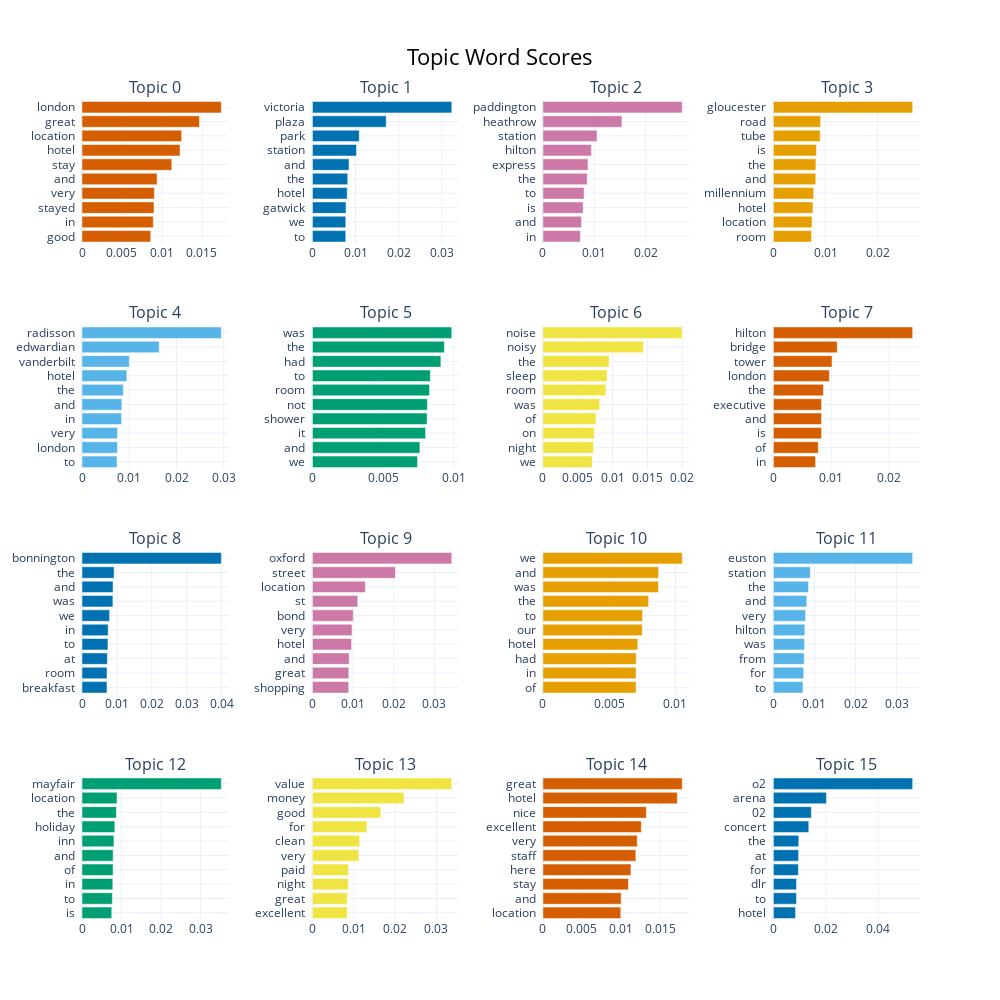

The notebook cell this image was saved under:
### Code cell
topic_model.visualize_barchart(top_n_topics = 16, n_words = 10)

### Figure 1 — Plotly figure (JSON) as saved in the notebook; plotly's stock layout.template omitted (floating-point values rounded to 4 significant figures)
{"data": [{"marker": {"color": "#D55E00"}, "orientation": "h", "type": "bar", "x": [0.00859, 0.008919, 0.009006, 0.009055, 0.009392, 0.01123, 0.01226, 0.01246, 0.01469, 0.01742], "xaxis": "x", "y": ["good  ", "in  ", "stayed  ", "very  ", "and  ", "stay  ", "hotel  ", "location  ", "great  ", "london  "], "yaxis": "y"}, {"marker": {"color": "#0072B2"}, "orientation": "h", "type": "bar", "x": [0.00773, 0.00774, 0.007792, 0.008058, 0.008188, 0.008486, 0.01023, 0.01087, 0.01713, 0.03235], "xaxis": "x2", "y": ["to  ", "we  ", "gatwick  ", "hotel  ", "the  ", "and  ", "station  ", "park  ", "plaza  ", "victoria  "], "yaxis": "y2"}, {"marker": {"color": "#CC79A7"}, "orientation": "h", "type": "bar", "x": [0.007289, 0.007519, 0.007827, 0.008005, 0.008617, 0.008777, 0.009438, 0.01054, 0.01539, 0.02711], "xaxis": "x3", "y": ["in  ", "and  ", "is  ", "to  ", "the  ", "express  ", "hilton  ", "station  ", "heathrow  ", "paddington  "], "yaxis": "y3"}, {"marker": {"color": "#E69F00"}, "orientation": "h", "type": "bar", "x": [0.007304, 0.007412, 0.007588, 0.007734, 0.008138, 0.008157, 0.008263, 0.008986, 0.009068, 0.02671], "xaxis": "x4", "y": ["room  ", "location  ", "hotel  ", "millennium  ", "and  ", "the  ", "is  ", "tube  ", "road  ", "gloucester  "], "yaxis": "y4"}, {"marker": {"color": "#56B4E9"}, "orientation": "h", "type": "bar", "x": [0.0074, 0.007496, 0.0075, 0.008373, 0.008428, 0.008745, 0.009483, 0.009997, 0.01634, 0.02948], "xaxis": "x5", "y": ["to  ", "london  ", "very  ", "in  ", "and  ", "the  ", "hotel  ", "vanderbilt  ", "edwardian  ", "radisson  "], "yaxis": "y5"}, {"marker": {"color": "#009E73"}, "orientation": "h", "type": "bar", "x": [0.007423, 0.007592, 0.007992, 0.0081, 0.008121, 0.00827, 0.008331, 0.009074, 0.009323, 0.009844], "xaxis": "x6", "y": ["we  ", "and  ", "it  ", "shower  ", "not  ", "room  ", "to  ", "had  ", "the  ", "was  "], "yaxis": "y6"}, {"marker": {"color": "#F0E442"}, "orientation": "h", "type": "bar", "x": [0.007078, 0.007276, 0.007396, 0.007639, 0.008142, 0.009047, 0.009201, 0.009506, 0.01442, 0.01999], "xaxis": "x7", "y": ["we  ", "night  ", "on  ", "of  ", "was  ", "room  ", "sleep  ", "the  ", "noisy  ", "noise  "], "yaxis": "y7"}, {"marker": {"color": "#D55E00"}, "orientation": "h", "type": "bar", "x": [0.007295, 0.007769, 0.008328, 0.008333, 0.008336, 0.008651, 0.009682, 0.01015, 0.01105, 0.02409], "xaxis": "x8", "y": ["in  ", "of  ", "is  ", "and  ", "executive  ", "the  ", "london  ", "tower  ", "bridge  ", "hilton  "], "yaxis": "y8"}, {"marker": {"color": "#0072B2"}, "orientation": "h", "type": "bar", "x": [0.007161, 0.007166, 0.00727, 0.007437, 0.0075, 0.007912, 0.008863, 0.008906, 0.009211, 0.03993], "xaxis": "x9", "y": ["breakfast  ", "room  ", "at  ", "to  ", "in  ", "we  ", "was  ", "and  ", "the  ", "bonnington  "], "yaxis": "y9"}, {"marker": {"color": "#CC79A7"}, "orientation": "h", "type": "bar", "x": [0.008918, 0.00895, 0.009045, 0.00962, 0.009742, 0.01004, 0.01115, 0.01303, 0.02042, 0.03428], "xaxis": "x10", "y": ["shopping  ", "great  ", "and  ", "hotel  ", "very  ", "bond  ", "st  ", "location  ", "street  ", "oxford  "], "yaxis": "y10"}, {"marker": {"color": "#E69F00"}, "orientation": "h", "type": "bar", "x": [0.007025, 0.007026, 0.007038, 0.007159, 0.007493, 0.007516, 0.007973, 0.008714, 0.008727, 0.01051], "xaxis": "x11", "y": ["of  ", "in  ", "had  ", "hotel  ", "our  ", "to  ", "the  ", "was  ", "and  ", "we  "], "yaxis": "y11"}, {"marker": {"color": "#56B4E9"}, "orientation": "h", "type": "bar", "x": [0.0072, 0.007386, 0.007505, 0.007588, 0.007655, 0.007831, 0.008124, 0.008536, 0.008984, 0.03388], "xaxis": "x12", "y": ["to  ", "for  ", "from  ", "was  ", "hilton  ", "very  ", "and  ", "the  ", "station  ", "euston  "], "yaxis": "y12"}, {"marker": {"color": "#009E73"}, "orientation": "h", "type": "bar", "x": [0.007525, 0.007673, 0.007786, 0.007859, 0.007875, 0.00807, 0.008302, 0.008696, 0.008849, 0.03522], "xaxis": "x13", "y": ["is  ", "to  ", "in  ", "of  ", "and  ", "inn  ", "holiday  ", "the  ", "location  ", "mayfair  "], "yaxis": "y13"}, {"marker": {"color": "#F0E442"}, "orientation": "h", "type": "bar", "x": [0.008406, 0.008429, 0.008675, 0.00872, 0.0112, 0.01142, 0.01317, 0.01652, 0.02213, 0.0337], "xaxis": "x14", "y": ["excellent  ", "great  ", "night  ", "paid  ", "very  ", "clean  ", "for  ", "good  ", "money  ", "value  "], "yaxis": "y14"}, {"marker": {"color": "#D55E00"}, "orientation": "h", "type": "bar", "x": [0.009957, 0.01001, 0.01094, 0.01126, 0.01189, 0.01207, 0.01259, 0.01323, 0.01719, 0.01782], "xaxis": "x15", "y": ["location  ", "and  ", "stay  ", "here  ", "staff  ", "very  ", "excellent  ", "nice  ", "hotel  ", "great  "], "yaxis": "y15"}, {"marker": {"color": "#0072B2"}, "orientation": "h", "type": "bar", "x": [0.008446, 0.008807, 0.008808, 0.009524, 0.009602, 0.009682, 0.01349, 0.01447, 0.02022, 0.05302], "xaxis": "x16", "y": ["hotel  ", "to  ", "dlr  ", "for  ", "at  ", "the  ", "concert  ", "02  ", "arena  ", "o2  "], "yaxis": "y16"}], "layout": {"annotations": [{"font": {"size": 16}, "showarrow": false, "text": "Topic 0", "x": 0.0875, "xanchor": "center", "xref": "paper", "y": 1, "yanchor": "bottom", "yref": "paper"}, {"font": {"size": 16}, "showarrow": false, "text": "Topic 1", "x": 0.3625, "xanchor": "center", "xref": "paper", "y": 1, "yanchor": "bottom", "yref": "paper"}, {"font": {"size": 16}, "showarrow": false, "text": "Topic 2", "x": 0.6375, "xanchor": "center", "xref": "paper", "y": 1, "yanchor": "bottom", "yref": "paper"}, {"font": {"size": 16}, "showarrow": false, "text": "Topic 3", "x": 0.9125, "xanchor": "center", "xref": "paper", "y": 1, "yanchor": "bottom", "yref": "paper"}, {"font": {"size": 16}, "showarrow": false, "text": "Topic 4", "x": 0.0875, "xanchor": "center", "xref": "paper", "y": 0.725, "yanchor": "bottom", "yref": "paper"}, {"font": {"size": 16}, "showarrow": false, "text": "Topic 5", "x": 0.3625, "xanchor": "center", "xref": "paper", "y": 0.725, "yanchor": "bottom", "yref": "paper"}, {"font": {"size": 16}, "showarrow": false, "text": "Topic 6", "x": 0.6375, "xanchor": "center", "xref": "paper", "y": 0.725, "yanchor": "bottom", "yref": "paper"}, {"font": {"size": 16}, "showarrow": false, "text": "Topic 7", "x": 0.9125, "xanchor": "center", "xref": "paper", "y": 0.725, "yanchor": "bottom", "yref": "paper"}, {"font": {"size": 16}, "showarrow": false, "text": "Topic 8", "x": 0.0875, "xanchor": "center", "xref": "paper", "y": 0.45, "yanchor": "bottom", "yref": "paper"}, {"font": {"size": 16}, "showarrow": false, "text": "Topic 9", "x": 0.3625, "xanchor": "center", "xref": "paper", "y": 0.45, "yanchor": "bottom", "yref": "paper"}, {"font": {"size": 16}, "showarrow": false, "text": "Topic 10", "x": 0.6375, "xanchor": "center", "xref": "paper", "y": 0.45, "yanchor": "bottom", "yref": "paper"}, {"font": {"size": 16}, "showarrow": false, "text": "Topic 11", "x": 0.9125, "xanchor": "center", "xref": "paper", "y": 0.45, "yanchor": "bottom", "yref": "paper"}, {"font": {"size": 16}, "showarrow": false, "text": "Topic 12", "x": 0.0875, "xanchor": "center", "xref": "paper", "y": 0.175, "yanchor": "bottom", "yref": "paper"}, {"font": {"size": 16}, "showarrow": false, "text": "Topic 13", "x": 0.3625, "xanchor": "center", "xref": "paper", "y": 0.175, "yanchor": "bottom", "yref": "paper"}, {"font": {"size": 16}, "showarrow": false, "text": "Topic 14", "x": 0.6375, "xanchor": "center", "xref": "paper", "y": 0.175, "yanchor": "bottom", "yref": "paper"}, {"font": {"size": 16}, "showarrow": false, "text": "Topic 15", "x": 0.9125, "xanchor": "center", "xref": "paper", "y": 0.175, "yanchor": "bottom", "yref": "paper"}], "height": 1000, "hoverlabel": {"bgcolor": "white", "font": {"family": "Rockwell", "size": 16}}, "showlegend": false, "title": {"font": {"color": "Black", "size": 22}, "text": "Topic Word Scores", "x": 0.5, "xanchor": "center", "yanchor": "top"}, "width": 1000, "xaxis": {"anchor": "y", "domain": [0, 0.175], "showgrid": true}, "xaxis10": {"anchor": "y10", "domain": [0.275, 0.45], "showgrid": true}, "xaxis11": {"anchor": "y11", "domain": [0.55, 0.725], "showgrid": true}, "xaxis12": {"anchor": "y12", "domain": [0.825, 1], "showgrid": true}, "xaxis13": {"anchor": "y13", "domain": [0, 0.175], "showgrid": true}, "xaxis14": {"anchor": "y14", "domain": [0.275, 0.45], "showgrid": true}, "xaxis15": {"anchor": "y15", "domain": [0.55, 0.725], "showgrid": true}, "xaxis16": {"anchor": "y16", "domain": [0.825, 1], "showgrid": true}, "xaxis2": {"anchor": "y2", "domain": [0.275, 0.45], "showgrid": true}, "xaxis3": {"anchor": "y3", "domain": [0.55, 0.725], "showgrid": true}, "xaxis4": {"anchor": "y4", "domain": [0.825, 1], "showgrid": true}, "xaxis5": {"anchor": "y5", "domain": [0, 0.175], "showgrid": true}, "xaxis6": {"anchor": "y6", "domain": [0.275, 0.45], "showgrid": true}, "xaxis7": {"anchor": "y7", "domain": [0.55, 0.725], "showgrid": true}, "xaxis8": {"anchor": "y8", "domain": [0.825, 1], "showgrid": true}, "xaxis9": {"anchor": "y9", "domain": [0, 0.175], "showgrid": true}, "yaxis": {"anchor": "x", "domain": [0.825, 1], "showgrid": true}, "yaxis10": {"anchor": "x10", "domain": [0.275, 0.45], "showgrid": true}, "yaxis11": {"anchor": "x11", "domain": [0.275, 0.45], "showgrid": true}, "yaxis12": {"anchor": "x12", "domain": [0.275, 0.45], "showgrid": true}, "yaxis13": {"anchor": "x13", "domain": [0, 0.175], "showgrid": true}, "yaxis14": {"anchor": "x14", "domain": [0, 0.175], "showgrid": true}, "yaxis15": {"anchor": "x15", "domain": [0, 0.175], "showgrid": true}, "yaxis16": {"anchor": "x16", "domain": [0, 0.175], "showgrid": true}, "yaxis2": {"anchor": "x2", "domain": [0.825, 1], "showgrid": true}, "yaxis3": {"anchor": "x3", "domain": [0.825, 1], "showgrid": true}, "yaxis4": {"anchor": "x4", "domain": [0.825, 1], "showgrid": true}, "yaxis5": {"anchor": "x5", "domain": [0.55, 0.725], "showgrid": true}, "yaxis6": {"anchor": "x6", "domain": [0.55, 0.725], "showgrid": true}, "yaxis7": {"anchor": "x7", "domain": [0.55, 0.725], "showgrid": true}, "yaxis8": {"anchor": "x8", "domain": [0.55, 0.725], "showgrid": true}, "yaxis9": {"anchor": "x9", "domain": [0.275, 0.45], "showgrid": true}}}
